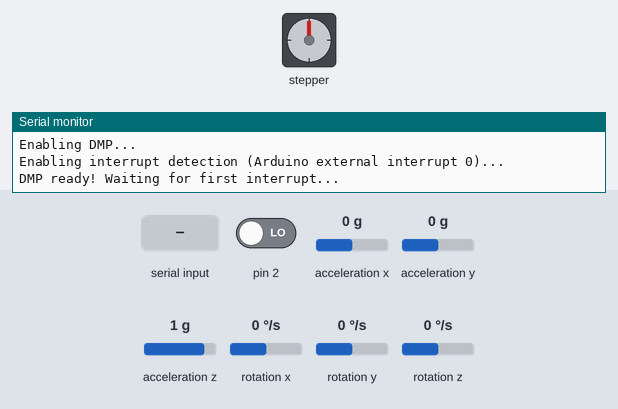
Recording of a sketch running on a simulated Arduino Uno, built with avr-gcc and run on an emulated ATmega328P. Shown: stepper motor, the last lines printed to the serial monitor. Inputs (shaded band) come from the test bench; at power-on: acceleration x 0 g, pin 2 LOW, acceleration y 0 g, acceleration z 1 g, rotation x 0 °/s, rotation y 0 °/s, rotation z 0 °/s. The sensor or clock chip raises its interrupt line as the real part does; stepper angles assume 200 steps per turn.

Above: at 1.7 s.
1.8 s: acceleration x set to -1.4 g
At 2.27 s:
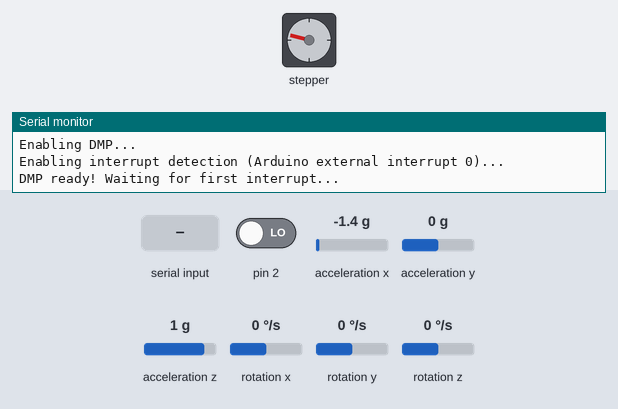
At 3.19 s:
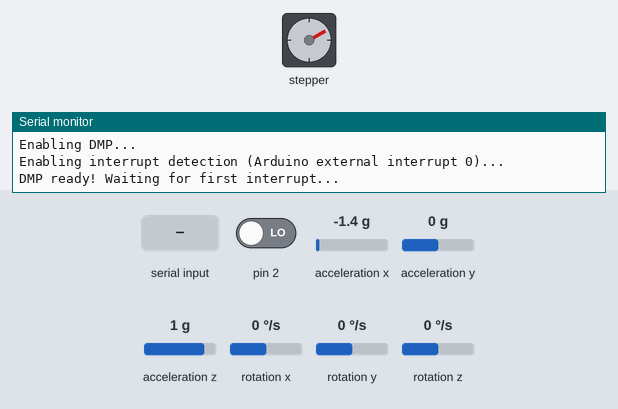
4.8 s: "I\n" received over Serial
At 5.2 s:
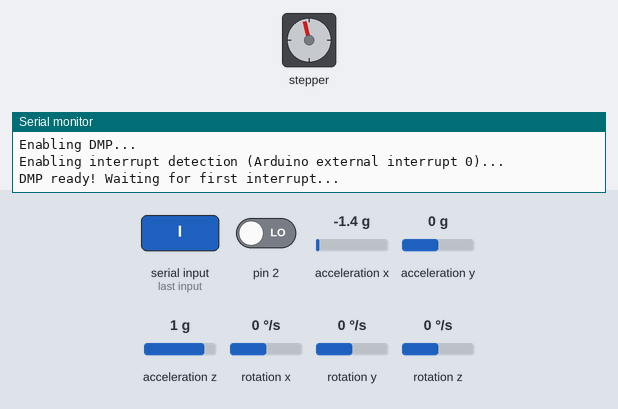
7.8 s: "P\n" received over Serial
At 8.5 s:
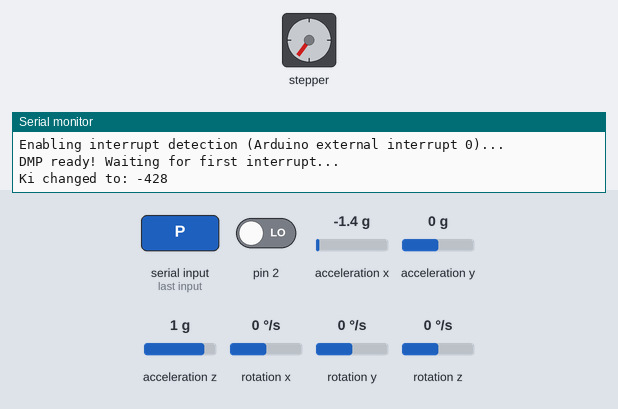
10.8 s: "D\n" received over Serial
13.8 s: "T\n" received over Serial
16.8 s: pin 2 driven HIGH
Timing chart, 0 to 31.1 s (numbered marks = the images above; inputs shaded):
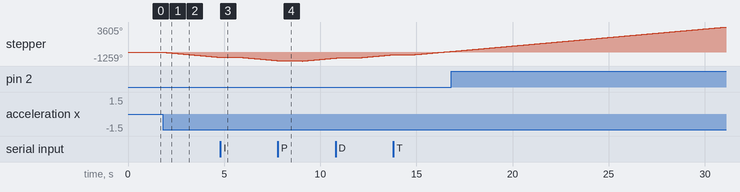

The sketch:

main.ino
```cpp
// MASSPUNKT 6CM FRÅN BOTTEN
// Meter per steg 0.075*3.14/200 = 0.0011775;

#include "pid.h"
#include "I2Cdev.h"
#include "MPU6050_6Axis_MotionApps20.h"
#include <AccelStepper.h>

#if I2CDEV_IMPLEMENTATION == I2CDEV_ARDUINO_WIRE
    #include "Wire.h"
#endif

// To recieve data
const byte numChars = 32;
char receivedChars[numChars];

bool GUI = true;
bool logging = false;

float controller_delay = 0;
float Kp = 25*pow(10, -2);
float Ki = 0*pow(10, -2);
float Kd = 20*pow(10, -2);

float acc;
int elapsed_time = 1;
int new_time = 1;
int last_time = 0;
float vel;
String input_GUI;

int new_time_print = 0;
int last_time_print = 0;
int elapsed_time_print = 0;

int step_pin = 4;
int dir_pin = 5;

float input;

MPU6050 mpu;
AccelStepper stepper(AccelStepper::DRIVER, step_pin, dir_pin);
PID pid_obj(Kp, Ki, Kd);

// MPU control/status vars
bool dmpReady = false;  // set true if DMP init was successful
uint8_t mpuIntStatus;   // holds actual interrupt status byte from MPU
uint8_t devStatus;      // return status after each device operation (0 = success, !0 = error)
uint16_t packetSize;    // expected DMP packet size (default is 42 bytes)
uint16_t fifoCount;     // count of all bytes currently in FIFO
uint8_t fifoBuffer[64]; // FIFO storage buffer

// orientation/motion vars
Quaternion q;           // [w, x, y, z]         quaternion container
VectorFloat gravity;    // [x, y, z]            gravity vector
float ypr[3];           // [yaw, pitch, roll]   yaw/pitch/roll container and gravity vector

//timers
long time1Hz = 0;
long time5Hz = 0;

volatile bool mpuInterrupt = false;     // indicates whether MPU interrupt pin has gone high
void dmpDataReady()
{
    mpuInterrupt = true;
}

void setup()
{
    stepper.setMaxSpeed(3200);
    stepper.setSpeed(0);

    // join I2C bus (I2Cdev library doesn't do this automatically)
    #if I2CDEV_IMPLEMENTATION == I2CDEV_ARDUINO_WIRE
        Wire.begin();
        TWBR = 24; // 400kHz I2C clock (200kHz if CPU is 8MHz)
    #elif I2CDEV_IMPLEMENTATION == I2CDEV_BUILTIN_FASTWIRE
        Fastwire::setup(400, true);
    #endif

    // initialize serial communication
    // (115200 chosen because it is required for Teapot Demo output, but it's
    // really up to you depending on your project)
    Serial.begin(115200);
    while (!Serial); // wait for Leonardo enumeration, others continue immediately

    // initialize device
    Serial.println(F("Initializing I2C devices..."));
    Serial.println("Time, Input, Acc, Vel");

    mpu.initialize();

    // verify connection
    Serial.println(F("Testing device connections..."));
    Serial.println(mpu.testConnection() ? F("MPU6050 connection successful") : F("MPU6050 connection failed"));

    // load and configure the DMP
    Serial.println(F("Initializing DMP..."));
    devStatus = mpu.dmpInitialize();

    // supply your own gyro offsets here, scaled for min sensitivity
    mpu.setXGyroOffset(220);
    mpu.setYGyroOffset(76);
    mpu.setZGyroOffset(-85);
    mpu.setZAccelOffset(1788); // 1688 factory default for my test chip

    // make sure it worked (returns 0 if so)
    if (devStatus == 0)
    {
        // turn on the DMP, now that it's ready
        Serial.println(F("Enabling DMP..."));
        mpu.setDMPEnabled(true);

        // enable Arduino interrupt detection
        Serial.println(F("Enabling interrupt detection (Arduino external interrupt 0)..."));
        attachInterrupt(0, dmpDataReady, RISING);
        mpuIntStatus = mpu.getIntStatus();

        // set our DMP Ready flag so the main loop() function knows it's okay to use it
        Serial.println(F("DMP ready! Waiting for first interrupt..."));
        dmpReady = true;

        // get expected DMP packet size for later comparison
        packetSize = mpu.dmpGetFIFOPacketSize();
    }
    else
    {
        // ERROR!
        // 1 = initial memory load failed
        // 2 = DMP configuration updates failed
        // (if it's going to break, usually the code will be 1)
        Serial.print(F("DMP Initialization failed (code "));
        Serial.print(devStatus);
        Serial.println(F(")"));
    }
}

void loop()
{
    // Run stepper motor
    stepper.runSpeed();

    // Logic for logging data for analysis
    if(logging == true){
      new_time_print = millis();
      elapsed_time_print = (new_time_print - last_time_print);
      if(elapsed_time_print > 2){
        Serial.print(new_time_print);
        Serial.print(",");
        Serial.print(input);
        Serial.print(",");
        Serial.print(acc);
        Serial.print(",");
        Serial.print(vel);
        Serial.print("\n");
        last_time_print = new_time_print;
      }
    }

    // Logic for comunication with Processing GUI
    if(GUI == true){
      new_time_print = millis();
      elapsed_time_print = (new_time_print - last_time_print);
      if(elapsed_time_print > 100){
        if(Serial.available()){
          input_GUI = Serial.readStringUntil(" ");
          char Buf[5];
          input_GUI.toCharArray(Buf, 50);
          char id = Buf[0];
          int x = (int)Buf[1] - 48;
          int y = (int)Buf[2] - 48;
          int val = x*10+y;

          if(String(id) == "P"){
            Serial.print("Kp changed to: ");
            Serial.print(val);
            Serial.print("\n");
            pid_obj.Kp = val*pow(10, -2);
          }
          else if(String(id) == "I"){
            Serial.print("Ki changed to: ");
            Serial.print(val);
            Serial.print("\n");
            pid_obj.Ki = val*pow(10, -2);
          }else if(String(Buf[0]) == "D"){
            Serial.print("Kd changed to: ");
            Serial.print(val);
            Serial.print("\n");
            pid_obj.Kd = val*pow(10, -5);
          }
          else if(String(Buf[0]) == "T"){
            Serial.print("T changed to: ");
            Serial.print(val*10);
            Serial.print("\n");
            controller_delay = val*pow(10, -2);
          }
        }
        last_time_print = new_time_print;
        };
     };

    // if programming failed, don't try to do anything
    if (!dmpReady) return;

    // wait for MPU interrupt or extra packet(s) available
    while (!mpuInterrupt && fifoCount < packetSize)
    {
        //Update PID and set new speed accordingly
        acc = pid_obj.update(input);

        new_time = micros();
        elapsed_time = (new_time - last_time);

        if(abs(elapsed_time) > controller_delay){
          //vel = vel + acc * elapsed_time;
          vel = vel + acc * elapsed_time/1000;
          vel = constrain(vel, -1500, 1500);

          // Transform from meter/second to steps/second
          //float meter_per_step = 0.0011775;
          //float motor_vel = -vel/meter_per_step;

          stepper.setSpeed(-vel);
          last_time = micros();
          // Run stepper motor
          stepper.runSpeed();
        }
    }

    // reset interrupt flag and get INT_STATUS byte
    mpuInterrupt = false;
    mpuIntStatus = mpu.getIntStatus();

    // get current FIFO count
    fifoCount = mpu.getFIFOCount();

    // check for overflow (this should never happen unless our code is too inefficient)
    if ((mpuIntStatus & 0x10) || fifoCount == 1024)
    {
        // reset so we can continue cleanly
        mpu.resetFIFO();
        Serial.println(F("FIFO overflow!"));

    // otherwise, check for DMP data ready interrupt (this should happen frequently)
    }
    else if (mpuIntStatus & 0x02)
    {
        // wait for correct available data length, should be a VERY short wait
        while (fifoCount < packetSize) fifoCount = mpu.getFIFOCount();

        // read a packet from FIFO
        mpu.getFIFOBytes(fifoBuffer, packetSize);

        // track FIFO count here in case there is > 1 packet available
        // (this lets us immediately read more without waiting for an interrupt)
        fifoCount -= packetSize;

        mpu.dmpGetQuaternion(&q, fifoBuffer);
        mpu.dmpGetGravity(&gravity, &q);
        mpu.dmpGetYawPitchRoll(ypr, &q, &gravity);

        input = ypr[1] * 180/M_PI * 0.6; // Adjusted manually
   }
}
```

pid.h
```cpp
class PID {
  public:
    float Kp;
    float Ki;
    float Kd;

    int reference = 0;
    float curr_error;
    float last_error;
    float sum_error = 0;
    float diff_error = 0;
    float diff_error_last = 0;
    float diff_error_last_last = 0;

    int last_time;
    int new_time;
    int elapsed_time;

    PID(float kp, float ki, float kd) {
        Kp = kp;
        Ki = ki;
        Kd = kd;
        last_time = micros();
    }

    double update(float newval) {
        new_time = micros();
        elapsed_time = new_time - last_time;

        curr_error = reference - newval;

        sum_error += curr_error * elapsed_time;
        sum_error = constrain(sum_error, -200, 200);
        diff_error = (curr_error - last_error)/elapsed_time;

        float out = Kp*curr_error + Ki*sum_error/(1000000) + Kd*(1000000)*(diff_error + diff_error_last)/2;

        last_error = curr_error;

        diff_error_last = diff_error;
        last_time = new_time;

        return out;
    }
};
```

Measured:
- after the input at 1.8 s, stepper: keeps turning counter-clockwise at about 244°/s, starting at once
